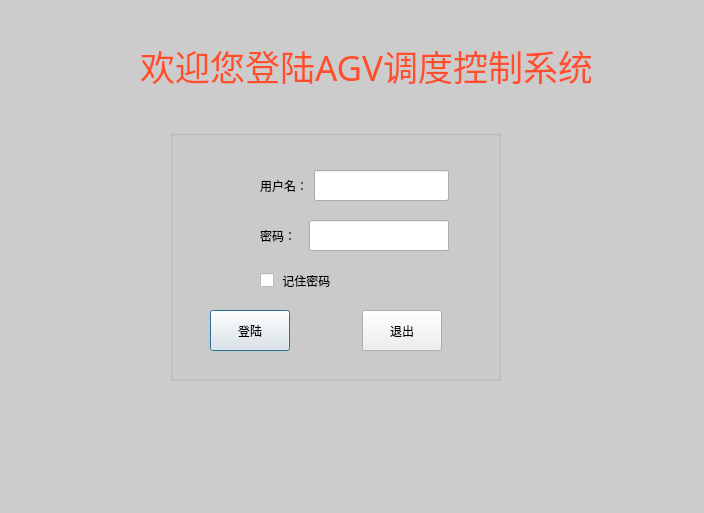
<?xml version="1.0" encoding="UTF-8"?>
<ui version="4.0">
 <class>LoginDialog</class>
 <widget class="QDialog" name="LoginDialog">
  <property name="geometry">
   <rect>
    <x>0</x>
    <y>0</y>
    <width>704</width>
    <height>513</height>
   </rect>
  </property>
  <property name="windowTitle">
   <string>Dialog</string>
  </property>
  <property name="windowIcon">
   <iconset resource="img.qrc">
    <normaloff>:/images/logo.png</normaloff>:/images/logo.png</iconset>
  </property>
  <property name="styleSheet">
   <string notr="true">#LoginDialog{
background-color: rgb(204, 204, 204);;}
</string>
  </property>
  <widget class="QLabel" name="label">
   <property name="geometry">
    <rect>
     <x>140</x>
     <y>40</y>
     <width>451</width>
     <height>51</height>
    </rect>
   </property>
   <property name="font">
    <font>
     <family>楷体</family>
     <pointsize>26</pointsize>
     <weight>9</weight>
     <italic>false</italic>
     <bold>false</bold>
    </font>
   </property>
   <property name="styleSheet">
    <string notr="true">color: rgb(255, 78, 43);
font: 75 26pt &quot;楷体&quot;;</string>
   </property>
   <property name="text">
    <string>欢迎您登陆AGV调度控制系统</string>
   </property>
  </widget>
  <widget class="QGroupBox" name="groupBox">
   <property name="geometry">
    <rect>
     <x>170</x>
     <y>130</y>
     <width>331</width>
     <height>251</height>
    </rect>
   </property>
   <property name="styleSheet">
    <string notr="true"/>
   </property>
   <property name="title">
    <string/>
   </property>
   <property name="flat">
    <bool>true</bool>
   </property>
   <property name="checkable">
    <bool>false</bool>
   </property>
   <widget class="QCheckBox" name="pwdcheckBox">
    <property name="geometry">
     <rect>
      <x>90</x>
      <y>140</y>
      <width>101</width>
      <height>21</height>
     </rect>
    </property>
    <property name="text">
     <string> 记住密码</string>
    </property>
   </widget>
   <widget class="QLabel" name="label_4">
    <property name="geometry">
     <rect>
      <x>10</x>
      <y>40</y>
      <width>54</width>
      <height>51</height>
     </rect>
    </property>
    <property name="styleSheet">
     <string notr="true">background-image: url(:/images/user.png);</string>
    </property>
    <property name="text">
     <string/>
    </property>
   </widget>
   <widget class="QWidget" name="layoutWidget">
    <property name="geometry">
     <rect>
      <x>90</x>
      <y>40</y>
      <width>189</width>
      <height>31</height>
     </rect>
    </property>
    <layout class="QHBoxLayout" name="horizontalLayout">
     <item>
      <widget class="QLabel" name="label_2">
       <property name="text">
        <string>用户名：</string>
       </property>
      </widget>
     </item>
     <item>
      <widget class="QLineEdit" name="user_lineEdit">
       <property name="sizePolicy">
        <sizepolicy hsizetype="Expanding" vsizetype="Expanding">
         <horstretch>0</horstretch>
         <verstretch>0</verstretch>
        </sizepolicy>
       </property>
      </widget>
     </item>
    </layout>
   </widget>
   <widget class="QWidget" name="layoutWidget">
    <property name="geometry">
     <rect>
      <x>90</x>
      <y>90</y>
      <width>189</width>
      <height>31</height>
     </rect>
    </property>
    <layout class="QHBoxLayout" name="horizontalLayout_2">
     <item>
      <widget class="QLabel" name="label_3">
       <property name="text">
        <string>密码：  </string>
       </property>
      </widget>
     </item>
     <item>
      <widget class="QLineEdit" name="password_lineEdit">
       <property name="sizePolicy">
        <sizepolicy hsizetype="Expanding" vsizetype="Expanding">
         <horstretch>0</horstretch>
         <verstretch>0</verstretch>
        </sizepolicy>
       </property>
       <property name="echoMode">
        <enum>QLineEdit::Password</enum>
       </property>
      </widget>
     </item>
    </layout>
   </widget>
   <widget class="QWidget" name="layoutWidget">
    <property name="geometry">
     <rect>
      <x>40</x>
      <y>180</y>
      <width>232</width>
      <height>41</height>
     </rect>
    </property>
    <layout class="QHBoxLayout" name="horizontalLayout_3">
     <item>
      <widget class="QPushButton" name="LoginBtn">
       <property name="sizePolicy">
        <sizepolicy hsizetype="Expanding" vsizetype="Expanding">
         <horstretch>0</horstretch>
         <verstretch>0</verstretch>
        </sizepolicy>
       </property>
       <property name="text">
        <string>登陆</string>
       </property>
      </widget>
     </item>
     <item>
      <spacer name="horizontalSpacer">
       <property name="orientation">
        <enum>Qt::Horizontal</enum>
       </property>
       <property name="sizeHint" stdset="0">
        <size>
         <width>68</width>
         <height>20</height>
        </size>
       </property>
      </spacer>
     </item>
     <item>
      <widget class="QPushButton" name="QuitBtn">
       <property name="sizePolicy">
        <sizepolicy hsizetype="Expanding" vsizetype="Expanding">
         <horstretch>0</horstretch>
         <verstretch>0</verstretch>
        </sizepolicy>
       </property>
       <property name="text">
        <string>退出</string>
       </property>
      </widget>
     </item>
    </layout>
   </widget>
  </widget>
  <widget class="QLabel" name="agvimg_label">
   <property name="geometry">
    <rect>
     <x>60</x>
     <y>30</y>
     <width>81</width>
     <height>71</height>
    </rect>
   </property>
   <property name="text">
    <string/>
   </property>
  </widget>
  <widget class="QLabel" name="agvimg_label_2">
   <property name="geometry">
    <rect>
     <x>460</x>
     <y>310</y>
     <width>231</width>
     <height>201</height>
    </rect>
   </property>
   <property name="text">
    <string/>
   </property>
  </widget>
 </widget>
 <resources>
  <include location="img.qrc"/>
 </resources>
 <connections/>
</ui>
